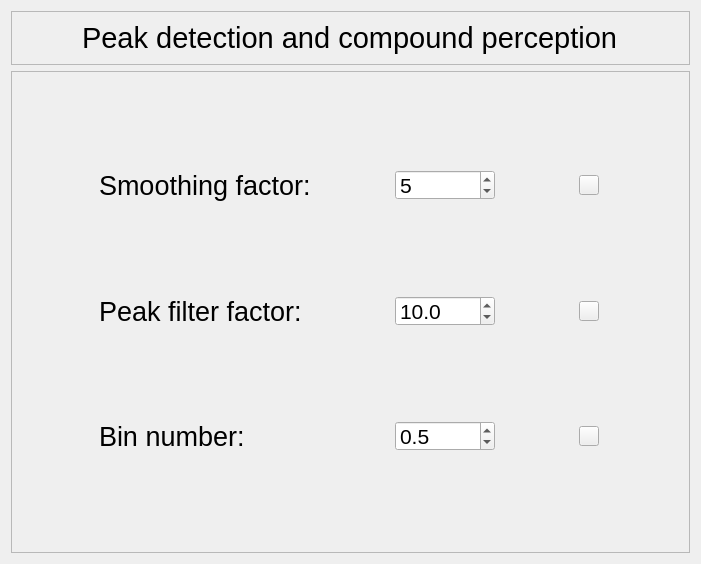
<?xml version="1.0" encoding="UTF-8"?>
<ui version="4.0">
 <class>Form</class>
 <widget class="QWidget" name="Form">
  <property name="geometry">
   <rect>
    <x>0</x>
    <y>0</y>
    <width>701</width>
    <height>564</height>
   </rect>
  </property>
  <property name="windowTitle">
   <string>DataAnalyzer-WTS</string>
  </property>
  <property name="windowIcon">
   <iconset>
    <normaloff>icon.png</normaloff>icon.png</iconset>
  </property>
  <layout class="QGridLayout" name="gridLayout_2" rowstretch="1,10">
   <item row="0" column="0">
    <widget class="QFrame" name="frame">
     <property name="frameShape">
      <enum>QFrame::StyledPanel</enum>
     </property>
     <property name="frameShadow">
      <enum>QFrame::Raised</enum>
     </property>
     <layout class="QHBoxLayout" name="horizontalLayout">
      <item>
       <widget class="QLabel" name="label">
        <property name="sizePolicy">
         <sizepolicy hsizetype="Maximum" vsizetype="Preferred">
          <horstretch>0</horstretch>
          <verstretch>0</verstretch>
         </sizepolicy>
        </property>
        <property name="font">
         <font>
          <pointsize>22</pointsize>
          <weight>50</weight>
          <italic>false</italic>
          <bold>false</bold>
         </font>
        </property>
        <property name="styleSheet">
         <string notr="true">font: 22pt;</string>
        </property>
        <property name="text">
         <string>Peak detection and compound perception</string>
        </property>
       </widget>
      </item>
     </layout>
    </widget>
   </item>
   <item row="1" column="0">
    <widget class="QFrame" name="frame_2">
     <property name="contextMenuPolicy">
      <enum>Qt::NoContextMenu</enum>
     </property>
     <property name="toolTip">
      <string/>
     </property>
     <property name="frameShape">
      <enum>QFrame::StyledPanel</enum>
     </property>
     <property name="frameShadow">
      <enum>QFrame::Raised</enum>
     </property>
     <layout class="QGridLayout" name="gridLayout">
      <item row="0" column="0">
       <widget class="QLabel" name="label_3">
        <property name="sizePolicy">
         <sizepolicy hsizetype="Maximum" vsizetype="Preferred">
          <horstretch>0</horstretch>
          <verstretch>0</verstretch>
         </sizepolicy>
        </property>
        <property name="minimumSize">
         <size>
          <width>0</width>
          <height>0</height>
         </size>
        </property>
        <property name="maximumSize">
         <size>
          <width>16777215</width>
          <height>16777215</height>
         </size>
        </property>
        <property name="font">
         <font>
          <pointsize>20</pointsize>
          <weight>50</weight>
          <italic>false</italic>
          <bold>false</bold>
         </font>
        </property>
        <property name="styleSheet">
         <string notr="true">font: 20pt;</string>
        </property>
        <property name="text">
         <string>Smoothing factor:</string>
        </property>
       </widget>
      </item>
      <item row="0" column="1">
       <widget class="QSpinBox" name="spinBox">
        <property name="minimumSize">
         <size>
          <width>100</width>
          <height>30</height>
         </size>
        </property>
        <property name="maximumSize">
         <size>
          <width>100</width>
          <height>30</height>
         </size>
        </property>
        <property name="font">
         <font>
          <pointsize>16</pointsize>
          <weight>50</weight>
          <italic>false</italic>
          <bold>false</bold>
         </font>
        </property>
        <property name="styleSheet">
         <string notr="true">font: 16pt;</string>
        </property>
        <property name="minimum">
         <number>0</number>
        </property>
        <property name="maximum">
         <number>9999</number>
        </property>
        <property name="value">
         <number>5</number>
        </property>
        <property name="displayIntegerBase">
         <number>10</number>
        </property>
       </widget>
      </item>
      <item row="0" column="2">
       <widget class="QPushButton" name="pushButton_6">
        <property name="minimumSize">
         <size>
          <width>20</width>
          <height>20</height>
         </size>
        </property>
        <property name="maximumSize">
         <size>
          <width>20</width>
          <height>20</height>
         </size>
        </property>
        <property name="toolTip">
         <string/>
        </property>
        <property name="text">
         <string/>
        </property>
        <property name="icon">
         <iconset>
          <normaloff>../Combine/R-C.png</normaloff>../Combine/R-C.png</iconset>
        </property>
        <property name="iconSize">
         <size>
          <width>20</width>
          <height>20</height>
         </size>
        </property>
       </widget>
      </item>
      <item row="1" column="0">
       <widget class="QLabel" name="label_2">
        <property name="sizePolicy">
         <sizepolicy hsizetype="Maximum" vsizetype="Preferred">
          <horstretch>0</horstretch>
          <verstretch>0</verstretch>
         </sizepolicy>
        </property>
        <property name="minimumSize">
         <size>
          <width>0</width>
          <height>30</height>
         </size>
        </property>
        <property name="maximumSize">
         <size>
          <width>16777215</width>
          <height>30</height>
         </size>
        </property>
        <property name="font">
         <font>
          <pointsize>20</pointsize>
          <weight>50</weight>
          <italic>false</italic>
          <bold>false</bold>
         </font>
        </property>
        <property name="styleSheet">
         <string notr="true">font: 20pt;</string>
        </property>
        <property name="text">
         <string>Peak filter factor:</string>
        </property>
       </widget>
      </item>
      <item row="1" column="1">
       <widget class="QDoubleSpinBox" name="doubleSpinBox">
        <property name="minimumSize">
         <size>
          <width>100</width>
          <height>30</height>
         </size>
        </property>
        <property name="maximumSize">
         <size>
          <width>100</width>
          <height>30</height>
         </size>
        </property>
        <property name="font">
         <font>
          <pointsize>16</pointsize>
          <weight>50</weight>
          <italic>false</italic>
          <bold>false</bold>
         </font>
        </property>
        <property name="styleSheet">
         <string notr="true">font: 16pt;</string>
        </property>
        <property name="decimals">
         <number>1</number>
        </property>
        <property name="maximum">
         <double>999999.000000000000000</double>
        </property>
        <property name="value">
         <double>10.000000000000000</double>
        </property>
       </widget>
      </item>
      <item row="1" column="2">
       <widget class="QPushButton" name="pushButton_7">
        <property name="minimumSize">
         <size>
          <width>20</width>
          <height>20</height>
         </size>
        </property>
        <property name="maximumSize">
         <size>
          <width>20</width>
          <height>20</height>
         </size>
        </property>
        <property name="text">
         <string/>
        </property>
        <property name="icon">
         <iconset>
          <normaloff>../Combine/R-C.png</normaloff>../Combine/R-C.png</iconset>
        </property>
        <property name="iconSize">
         <size>
          <width>20</width>
          <height>20</height>
         </size>
        </property>
       </widget>
      </item>
      <item row="2" column="0">
       <widget class="QLabel" name="label_4">
        <property name="font">
         <font>
          <pointsize>20</pointsize>
          <weight>50</weight>
          <italic>false</italic>
          <bold>false</bold>
         </font>
        </property>
        <property name="styleSheet">
         <string notr="true">font: 20pt;</string>
        </property>
        <property name="text">
         <string>Bin number:</string>
        </property>
       </widget>
      </item>
      <item row="2" column="1">
       <widget class="QDoubleSpinBox" name="doubleSpinBox_2">
        <property name="minimumSize">
         <size>
          <width>100</width>
          <height>30</height>
         </size>
        </property>
        <property name="maximumSize">
         <size>
          <width>100</width>
          <height>30</height>
         </size>
        </property>
        <property name="font">
         <font>
          <pointsize>16</pointsize>
          <weight>50</weight>
          <italic>false</italic>
          <bold>false</bold>
         </font>
        </property>
        <property name="styleSheet">
         <string notr="true">font: 16pt;</string>
        </property>
        <property name="decimals">
         <number>1</number>
        </property>
        <property name="maximum">
         <double>99999.000000000000000</double>
        </property>
        <property name="value">
         <double>0.500000000000000</double>
        </property>
       </widget>
      </item>
      <item row="2" column="2">
       <widget class="QPushButton" name="pushButton_8">
        <property name="minimumSize">
         <size>
          <width>20</width>
          <height>20</height>
         </size>
        </property>
        <property name="maximumSize">
         <size>
          <width>20</width>
          <height>20</height>
         </size>
        </property>
        <property name="text">
         <string/>
        </property>
        <property name="icon">
         <iconset>
          <normaloff>../Combine/R-C.png</normaloff>../Combine/R-C.png</iconset>
        </property>
        <property name="iconSize">
         <size>
          <width>20</width>
          <height>20</height>
         </size>
        </property>
       </widget>
      </item>
     </layout>
    </widget>
   </item>
  </layout>
 </widget>
 <resources/>
 <connections>
  <connection>
   <sender>pushButton_6</sender>
   <signal>clicked()</signal>
   <receiver>Form</receiver>
   <slot>slot1()</slot>
   <hints>
    <hint type="sourcelabel">
     <x>581</x>
     <y>178</y>
    </hint>
    <hint type="destinationlabel">
     <x>536</x>
     <y>-108</y>
    </hint>
   </hints>
  </connection>
  <connection>
   <sender>pushButton_7</sender>
   <signal>clicked()</signal>
   <receiver>Form</receiver>
   <slot>slot2()</slot>
   <hints>
    <hint type="sourcelabel">
     <x>588</x>
     <y>305</y>
    </hint>
    <hint type="destinationlabel">
     <x>750</x>
     <y>305</y>
    </hint>
   </hints>
  </connection>
  <connection>
   <sender>pushButton_8</sender>
   <signal>clicked()</signal>
   <receiver>Form</receiver>
   <slot>slot3()</slot>
   <hints>
    <hint type="sourcelabel">
     <x>584</x>
     <y>436</y>
    </hint>
    <hint type="destinationlabel">
     <x>869</x>
     <y>433</y>
    </hint>
   </hints>
  </connection>
 </connections>
 <slots>
  <slot>slot1()</slot>
  <slot>slot2()</slot>
  <slot>slot3()</slot>
 </slots>
</ui>
